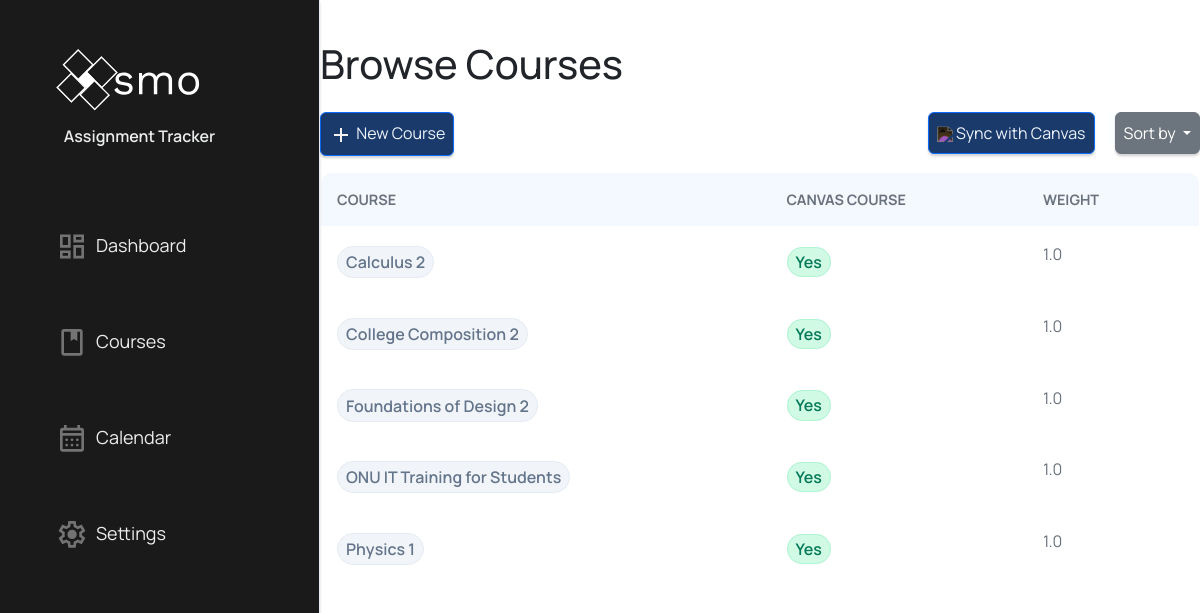
The app's page /dashboard/course/ (signed in) with its own data.
### models/courses.py (models this page shows, shortened)
class Course(db.Model):
    __tablename__ = "courses"
    assignments = db.relationship("Assignment",
                                  back_populates="course",
                                  foreign_keys="Assignment.course_id",
                                  primaryjoin = "Course.course_id == Assignment.course_id"
                                  )
    course_id = db.Column(
        "course_id",
        db.Integer,
        primary_key=True,
        autoincrement=True
    )
    user_id = db.Column(
        "user_id",
        db.Integer,
        db.ForeignKey("users.user_id"),
        nullable=False
    )
    course_name = db.Column(
        "course_name",
        db.Text,
        nullable=False
    )
    course_code = db.Column(
        "course_code",
        db.Text,
        nullable=False
    )
    canvas_course_id = db.Column(
        "canvas_course_id",
        db.Integer,
        nullable=True
    )
    workflow_state = db.Column(
        "workflow_state",
        db.Text,
        nullable=True
    )
    time_zone = db.Column(
        "time_zone",
        db.Text,
        nullable=True
    )
    end_at = db.Column(
        "end_at",
        db.Text,
        nullable=False
    )
    last_sync = db.Column(
        "last_sync",
        db.Text,
        nullable=True
    )
    canvas_base_url = db.Column(
        "canvas_base_url",
        db.Text,
        nullable=True
    )
    weight = db.Column(
        "weight",
        db.Float,
        default=1.0,
        nullable=False
    )

### Website/Courses/courseManager.py (the view)
@courses_bp.route("/", methods=["POST", "GET"])
@login_required
def course():
    user_id = current_user.user_id
    repo = CourseRepo()
    deleteForm = DeleteCourseForm()
    weightForm = CourseWeightForm()
    courseForm = CourseCreateForm()
    sort_key = (request.args.get("sort") or "default").strip().lower()
    if sort_key is None:
        sort_key = "default"
    SORT_MAP = {
    "default"   : repo.getAllCoursesById,
    "name"      : repo.get_SortedByName_Course,
    "weight"       : repo.get_SortedByWeight_Course,
    }
    courses = SORT_MAP.get(sort_key, repo.getAllCoursesById)(user_id)
    return render_template("course.jinja2", courses=courses, form=courseForm, deleteForm=deleteForm, weightForm=weightForm)

### Website/Login/login.py (called while the page is built)
@loginManager.user_loader
def load_user(user_id):
    return repo.getUserById(user_id=user_id)

### repositories/courseRepo.py (called while the page is built)
    def getAllCoursesById(self, user_id):
        return (Course.query
                .filter_by(user_id = user_id)
                .all())

### repositories/userRepo.py (called while the page is built)
    def getUserById(self, user_id):
        user = User.query.filter_by(user_id=user_id).first()
        if user is not None:
            return user
        else:
            return None

### Website/Courses/templates/course.jinja2 (shortened to what this page needs)
{% extends "base.html" %}
{% block content %}
    <link rel="stylesheet" type="text/css" href="{{ url_for('static', filename='course.css') }}">
    <link rel="stylesheet" type="text/css" href="{{ url_for('static', filename='button.css') }}">
    <link rel="stylesheet" type="text/css" href="{{ url_for('static', filename='modal.css') }}">
<div class="toast-container position-fixed top-0 end-0 p-3">
</div>
    <div class="container h-100 w-100">
        <div class="col w-100">
            <div class="row">
                <h1 class="p-0">Browse Courses</h1>
            </div>
            <div class="row mt-3 mb-3">
                <div class="w-auto p-0">
                    <button type="button" onclick=showCreateModal() class="btn btn-primary">
                        <img class="create-img" src="{{ url_for('static', filename='/images/navbar/add.svg') }}">
                        New Course
                    </button>
                </div>
                <div class="w-auto ms-auto pr-0">
                    <button type="button" class="btn btn-primary" id="sync" onclick=sync()>
                        <img class="btn-icon" src="{{ url_for('static', filename='images/icons/sync1.svg') }}">
                        Sync with Canvas
                    </button>
                </div>
                <div class="w-auto p-0 dropdown">
                    <button class="btn btn-secondary dropdown-toggle" type="button" data-bs-toggle="dropdown" aria-expanded="false">
                        Sort by
                    </button>
                </div>
            </div>
            <div class="row">
                <table class="course-table">
                    <tr>
                        <th>Course</th>
                        <th>Canvas Course</th>
                        <th>Weight</th>
                    </tr>
                    {% for course in courses %}
                        <tr class="table-row">
                            <td>
                                <button
                                class="btn-name"
                                onclick=showEditModal(this)
                                data-course-id="{{course.course_id}}"
                                data-course-name="{{course.course_name}}"
                                data-canvas-id="{{course.canvas_course_id}}"
                                data-weight="{{course.weight}}">
                                {{course.course_name}}
                                </button>
                            </td>
                            {% if course.canvas_course_id is not none: %}
                                <td><span class="yes">Yes</span></td>
                            {% else: %}
                                <td><span class="no">No</span></td>
                            {%endif%}
                            <td class="d-flex">
                                <span class="weight">{{course.weight}}</span>
                            </td>
                        </tr>
                    {% endfor %}
                </table>
            </div>
        </div>
        </div>
        </div>
{% endblock %}

### static/base.css (style rules this page uses)
:root { --shadow: 2px 2px 2px hsla(0, 0%, 0%, 0.07), 2px 2.5px 2.5px hsla(0, 0%, 0%, 0.10); --bg-dark: oklch(0.92 0.01 255); --bg: oklch(0.96 0.01 255); --bg-light: oklch(1 0.01 255); }
.container, .assignment { width: 100%; align-self: center; margin: auto; margin-top: 2.5rem; }
html, body { min-height: 100%; margin: 0; overscroll-behavior: none; }
.yes { padding: 0.2rem; padding-left: 0.5rem; padding-right: 0.5rem; background-color: #d1fae5; border: 1px solid #b0f4d5; border-radius: 1rem; font-weight: 550; color: #057958; }

### static/course.css (style rules this page uses)
:root { --bg-dark: oklch(0.92 0.01 255); --bg: oklch(0.96 0.01 255); --bg-light: oklch(1 0.01 255); --bg-header: oklch(0.98 0.01 255); --text: oklch(0.15 0.02 255); --text-muted: oklch(0.4 0.02 255); }
table, .course-table { border-collapse: collapse; width: 100%; padding: 0; margin: 0; border: 1px solid var(--bg-dark); border-radius: 12px; border-spacing: 0; overflow: hidden; }
th { text-transform: uppercase; font-size: 0.9rem; background-color: var(--bg-header); color: var(--text-muted); text-align: left; }
td { color: var(--text-muted); }
th, td { border: none; padding: 1rem; }
.yes { padding: 0.2rem; padding-left: 0.5rem; padding-right: 0.5rem; background-color: #d1fae5; border: 1px solid #b0f4d5; border-radius: 1rem; font-weight: 550; color: #057958; }

### static/button.css (style rules this page uses)
:root { --shadow: 0px 2px 2px hsla(0, 0%, 0%, 0.07), 0px 2.5px 2.5px hsla(0, 0%, 0%, 0.10) --bg: oklch(0.96 0.01 255); --bg-light: oklch(1 0.01 255); --accent: oklch(0.5235 0.0858 224.88); --accent-dark: oklch(0.40 0.0858 224.88); --accent-darker: #193a6b; --success: oklch(0.5 0.05 160); --success-light: oklch(0.7 0.05 160); }
.btn-primary { padding: 0.5rem; font-size: medium; background-color: var(--accent-darker); color: var(--bg); box-shadow: var(--shadow); margin-right: 0rem; }
.btn-secondary { padding: 0.5rem; margin-left:0.5rem; font-size:medium; box-shadow: var(--shadow); }
.btn-icon { filter: invert(95%); transform: translateY(-5%); }
.dropdown { background-color: var(--bg-light); height: 2rem; }
.create-img { filter: invert(95%); }
.btn-name { padding: 0.2rem; padding-left: 0.5rem; padding-right: 0.5rem; background-color: #f1f5f9; border: 1px solid #e5ebf2; border-radius: 1rem; font-weight: 550; color: #64748b; }

### static/modal.css (style rules this page uses)
:root { --bg-darker: oklch(0.92 0.01 255); --bg-dark: oklch(0.94 0.01 255); --bg: oklch(0.96 0.01 255); --bg-light: oklch(1 0.01 255); --bg-header: oklch(0.98 0.01 255); --text-muted: oklch(0.55 0.02 255); --text: oklch(0.15 0.02 255); --border: oklch(0.6 0.02 255); --border-muted: oklch(0.7 0.02 255); --shadow: 0px 2px 2px hsla(0, 0%, 0%, 0.07), 0px 2.5px 2.5px hsla(0, 0%, 0%, 0.10) }

### records on screen
Course: course_name "Calculus 2", canvas_course_id "Yes", weight "1.0"
Course: course_name "College Composition 2", canvas_course_id "Yes", weight "1.0"
Course: course_name "Foundations of Design 2", canvas_course_id "Yes", weight "1.0"
Course: course_name "ONU IT Training for Students", canvas_course_id "Yes", weight "1.0"
Course: course_name "Physics 1", canvas_course_id "Yes", weight "1.0"
